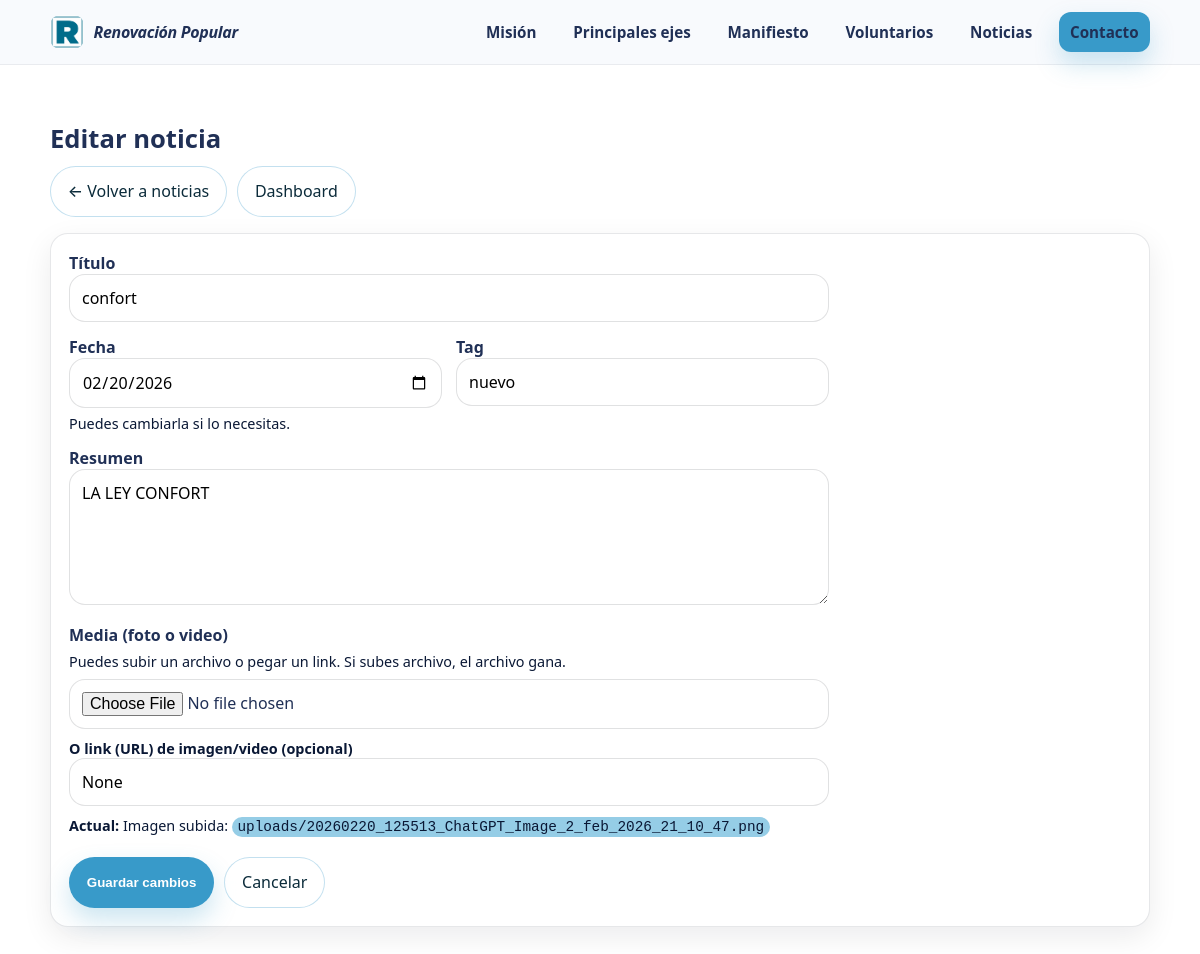
/admin/noticias/4/editar (signed in), run on the app's committed database.
### models.py (models this page shows)
class News(db.Model):
    id = db.Column(db.Integer, primary_key=True)
    titulo = db.Column(db.String(200), nullable=False)
    fecha = db.Column(db.String(20), nullable=False)
    resumen = db.Column(db.Text, nullable=False)
    tag = db.Column(db.String(50), default="Actualidad")
    imagen = db.Column(db.String(200), default="placeholder-news.jpg")
    media_type = db.Column(db.String(20), nullable=True)
    media_path = db.Column(db.String(255), nullable=True)
    media_url  = db.Column(db.String(500), nullable=True)

### app.py (the view, shortened to what this page needs)
@app.route("/admin/noticias/<int:item_id>/editar", methods=["GET", "POST"])
def admin_news_edit(item_id):
    r = require_admin()
    if r:
        return r
    item = News.query.get_or_404(item_id)
    return render_template("admin/news_form.html", mode="edit", item=item)
    return render_template("admin/news_form.html", mode="edit", item=item)

### app.py (called while the page is built)
@app.after_request
def add_no_cache_headers(response):
    response.headers["Cache-Control"] = "no-store, no-cache, must-revalidate, max-age=0"
    response.headers["Pragma"] = "no-cache"
    response.headers["Expires"] = "0"
    return response

def require_admin():
    if not session.get("is_admin"):
        return redirect(url_for("admin_login"))
    return None

### templates/admin/news_form.html (shortened to what this page needs)
{% extends "base.html" %}
{% block content %}
<section class="section">
  <div class="container">
    <div class="section-head">
      <h2 class="gotham-black">
        {% if mode == "edit" %}Editar noticia{% else %}Nueva noticia{% endif %}
      </h2>
      <div style="display:flex; gap:10px; flex-wrap:wrap; margin-top:10px">
        <a class="btn btn-ghost gotham-medium" href="{{ url_for('admin_news_list') }}">← Volver a noticias</a>
        <a class="btn btn-ghost gotham-medium" href="{{ url_for('admin_dashboard') }}">Dashboard</a>
      </div>
    </div>
    <div class="card" style="padding:18px">
      <form
        method="POST"
        enctype="multipart/form-data"
        action="{% if mode == 'edit' %}{{ url_for('admin_news_edit', item_id=item.id) }}{% else %}{{ url_for('admin_news_new') }}{% endif %}"
      >
        <div style="display:grid; gap:14px; max-width:760px">
          <div>
            <label class="gotham-bold">Título</label>
            <input
              class="input"
              name="titulo"
              required
              value="{{ item.titulo if item else '' }}"
              placeholder="Ej: Reunión con dirigentes comunales"
            >
          </div>
          <div style="display:grid; grid-template-columns: 1fr 1fr; gap:14px">
            <div>
              <label class="gotham-bold">Fecha</label>
              <input
                id="fecha"
                class="input"
                type="date"
                name="fecha"
                value="{{ item.fecha if item else '' }}"
              >
              <div class="muted small" style="margin-top:6px">
                {% if mode != "edit" %}
                  Se asigna automáticamente con la fecha de hoy.
                {% else %}
                  Puedes cambiarla si lo necesitas.
                {% endif %}
              </div>
            </div>
            <div>
              <label class="gotham-bold">Tag</label>
              <input
                class="input"
                name="tag"
                value="{{ item.tag if item else 'Actualidad' }}"
                placeholder="Actualidad"
              >
            </div>
          </div>
          <div>
            <label class="gotham-bold">Resumen</label>
            <textarea
              class="textarea"
              name="resumen"
              rows="5"
              required
              placeholder="Resumen corto de la noticia..."
            >{{ item.resumen if item else '' }}</textarea>
          </div>
          <div>
            <label class="gotham-bold">Media (foto o video)</label>
            <div class="muted small" style="margin:6px 0 8px">
              Puedes subir un archivo o pegar un link. Si subes archivo, el archivo gana.
            </div>
            <input class="input" type="file" name="media_file" accept="image/*,video/*">
            <label class="muted small" style="margin-top:10px; display:block;">
              O link (URL) de imagen/video (opcional)
            </label>
            <input
              class="input"
              type="url"
              name="media_url"
              placeholder="https://..."
              value="{{ item.media_url if item else '' }}"
            >
            {% if mode == "edit" and item %}
              <div class="muted small" style="margin-top:10px">
                <b>Actual:</b>
                {% if item.media_type == "image" and item.media_path %}
                  Imagen subida: <code>{{ item.media_path }}</code>
                {% elif item.media_type == "video" and item.media_path %}
                  Video subido: <code>{{ item.media_path }}</code>
                {% elif item.media_type == "link" and item.media_url %}
                  Link: <code>{{ item.media_url }}</code>
                {% else %}
                  (sin media)
                {% endif %}
              </div>
            {% endif %}
          </div>
          <div style="display:flex; gap:10px; flex-wrap:wrap; margin-top:8px">
            <button class="btn btn-primary gotham-bold" type="submit">
              {% if mode == "edit" %}Guardar cambios{% else %}Crear noticia{% endif %}
            </button>
            <a class="btn btn-ghost gotham-medium" href="{{ url_for('admin_news_list') }}">Cancelar</a>
          </div>
        </div>
      </form>
    </div>
  </div>
</section>
{% endblock %}

### static/css/styles.css (style rules this page uses)
:root { --primary:#389AC9; --bg:#0b1220; --text:#203056; --muted:#0a1835; --card:#ffffff; --line:rgba(15, 23, 42, .10); --shadow: 0 10px 30px rgba(2, 8, 23, .08); --radius: 18px; }
* { box-sizing:border-box; }
html { scroll-behavior:smooth; }
body { margin:0; font-family:"Gotham", system-ui, -apple-system, Segoe UI, Roboto, Arial, sans-serif; color:var(--text); background:#ffffff; }
.container { width:min(1100px, 92%); margin-inline:auto; }
.muted { color:var(--muted); }
.small { font-size:.9rem; }
code { background:rgba(97, 181, 218, 0.665); padding:.12rem .35rem; border-radius:10px; }
.btn { display:inline-flex; align-items:center; justify-content:center; gap:.5rem; padding:.85rem 1.05rem; border-radius:999px; font-weight:700; text-decoration:none; border:1px solid transparent; cursor:pointer; transition:transform .08s ease, box-shadow .18s ease, background .18s ease; }
.btn-primary { background:var(--primary); color:#fff; box-shadow:0 12px 24px rgba(56,154,201,.25); }
.btn-ghost { background:rgba(255,255,255,.65); border-color:rgba(56,154,201,.30); color:#0b2b3a; backdrop-filter:blur(10px); }
.card { background:var(--card); border:1px solid var(--line); border-radius:var(--radius); box-shadow:var(--shadow); padding:1.05rem; }
.section { padding:56px 0; }
.section-head { margin-bottom:20px; }
.section-head h2 { margin:0 0 8px; font-size:1.6rem; }
label { font-weight:800; display:grid; gap:6px; }
input, textarea { width:100%; border:1px solid rgba(2,8,23,.12); border-radius:16px; padding:12px 12px; font:inherit; background:#fff; outline:none; }
.gotham-medium { font-weight:500; }
.gotham-bold { font-weight:700; }
.gotham-black { font-weight:800; }
.page-head, .section-head, .about-head { margin-bottom: 16px !important; }
.page-head h1, .page-head h2, .section-head h1, .section-head h2, .about-head h1, .about-head h2 { margin-bottom: 6px !important; }

### data on the page
News: titulo "confort", fecha "02/20/2026", tag "nuevo", resumen "LA LEY CONFORT", media_url "None", media_path "uploads/20260220_125513_ChatGPT_Image_2_feb_2026_21_10_47.png"
